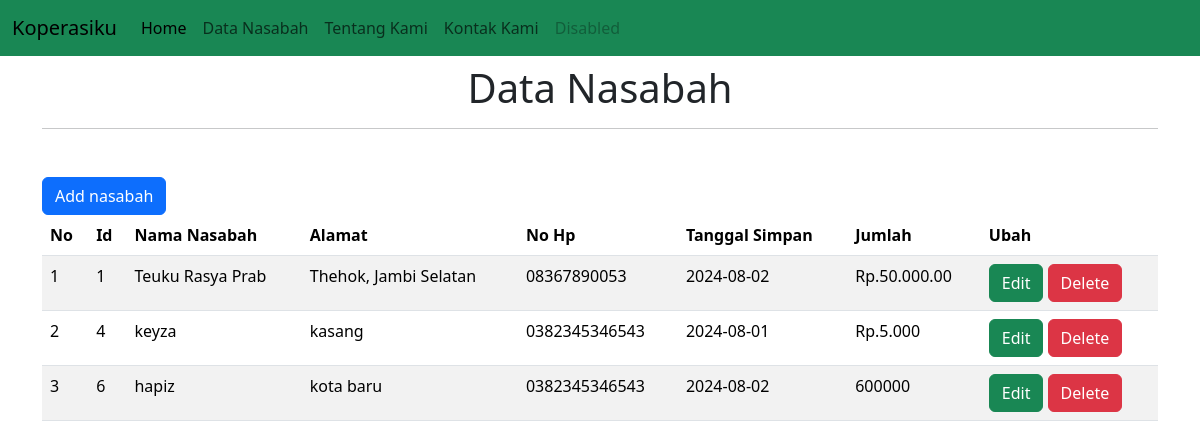
Page /index.php/nasabah on the committed database.
### tables this page shows
CREATE TABLE `tbl_simpan` (
  `id` int(11) NOT NULL,
  `nama_nasabah` varchar(255) NOT NULL,
  `alamat` varchar(255) NOT NULL,
  `no_hp` varchar(255) NOT NULL,
  `tgl_simpan` date NOT NULL,
  `jumlah` varchar(255) NOT NULL
);

### application/controllers/Nasabah.php (called while the page is built, shortened)
<?php
class Nasabah extends CI_Controller {
	public function __construct()
	{
		$this->load->model('Nasabah_model');
		$this->load->library('form_validation');
	}
	public function index()
	{
        $data['judul'] = ' Nasabah | Koperasi ';
		$data['nasabah'] = $this->Nasabah_model->getAllNasabah();
        $this->load->view('templates/header', $data);
        $this->load->view('templates/navbar');
		$this->load->view('nasabah/index', $data);
		$this->load->view('templates/footer');
	}
}

### index.php (called while the page is built, shortened)
<?php
require_once BASEPATH.'core/CodeIgniter.php';

### application/models/Nasabah_model.php (called while the page is built, shortened)
<?php
class Nasabah_model extends CI_model{
    public function getAllNasabah()
    {
        return $this->db->get('tbl_simpan')->result_array();
    }
}
?>

### application/views/nasabah/index.php (the view, shortened to what this page needs)
<div class="container">
    <div class="row mt-2 mb-4">
        <div class="col-md-12 text-center">
            <h1>Data Nasabah</h1>
            <hr>
    </div>
</div>
<div class="row mt-2">
    <div class="col-md-12">
        <a href="<?= base_url(); ?>nasabah/tambah" class="btn btn-primary">Add nasabah</a>
        <table class="table table-striped table-hover">
            <thead>
                <tr>
                    <th>No</th>
                    <th>Id</th>
                    <th>Nama Nasabah</th>
                    <th>Alamat</th>
                    <th>No Hp</th>
                    <th>Tanggal Simpan</th>
                    <th>Jumlah</th>
                    <th>Ubah</th>
                </tr>
            </thead>
            <tbody>
                <?php $i =1; ?>
                <?php foreach ($nasabah as $nasabah) : ?>
                    <tr>
                        <td><?= $i; ?></td>
                        <td><?= $nasabah['id']; ?></td>
                        <td><?= $nasabah['nama_nasabah']; ?></td>
                        <td><?= $nasabah['alamat']; ?></td>
                        <td><?= $nasabah['no_hp']; ?></td>
                        <td><?= $nasabah['tgl_simpan']; ?></td>
                        <td><?= $nasabah['jumlah']; ?></td>
                        <td>
                            <a href="<?= base_url(); ?>nasabah/edit/<?= $nasabah['id']; ?>" class="btn btn-success">Edit</a>
                            <a href="<?= base_url(); ?>nasabah/hapus/<?= $nasabah['id']; ?>" class="btn btn-danger" onclick="return confirm('Are You Sure..?')">Delete</a>
                        </td>
                    </tr>
                <?php $i++; ?>
                <?php endforeach; ?>
            </tbody>
        </table>
    </div>
</div>
</div>

### application/views/templates/header.php (shortened to what this page needs)
<!doctype html>
<html lang="en">
  <head>
    <link href="<?= base_url(); ?>assets/bt/css/bootstrap.min.css" rel="stylesheet">
    <link href="<?= base_url(); ?>assets/bt/style.css" rel="stylesheet" >
  </head>
  <body>

### application/views/templates/navbar.php (shortened to what this page needs)
    <nav class="navbar navbar-expand-lg bg-success">
  <div class="container-fluid">
    <a class="navbar-brand" href=" <?= base_url(); ?> ">Koperasiku</a>
    <div class="collapse navbar-collapse" id="navbarSupportedContent">
      <ul class="navbar-nav me-auto mb-2 mb-lg-0">
        <li class="nav-item">
          <a class="nav-link active" aria-current="page" href="<?= base_url(); ?>">Home</a>
        </li>
        <li class="nav-item">
          <a class="nav-link" href="<?= base_url(); ?>nasabah">Data Nasabah</a>
        </li>
        <li class="nav-item">
          <a class="nav-link" href="<?= base_url(); ?>about">Tentang Kami</a>
        </li>
        <li class="nav-item">
          <a class="nav-link" href="<?= base_url(); ?>kontak">Kontak Kami</a>
        </li>
        <li class="nav-item">
          <a class="nav-link disabled" aria-disabled="true">Disabled</a>
        </li>
      </ul>
    </div>
  </div>
</nav>

### application/views/templates/footer.php (shortened to what this page needs)
  </body>
</html>

### rows in the picture
tbl_simpan: id "1", nama_nasabah "Teuku Rasya Prab", alamat "Thehok, Jambi Selatan", no_hp "08367890053", tgl_simpan "2024-08-02", jumlah "Rp.50.000.00"
tbl_simpan: id "4", nama_nasabah "keyza", alamat "kasang", no_hp "0382345346543", tgl_simpan "2024-08-01", jumlah "Rp.5.000"
tbl_simpan: id "6", nama_nasabah "hapiz", alamat "kota baru", no_hp "0382345346543", tgl_simpan "2024-08-02", jumlah "600000"
